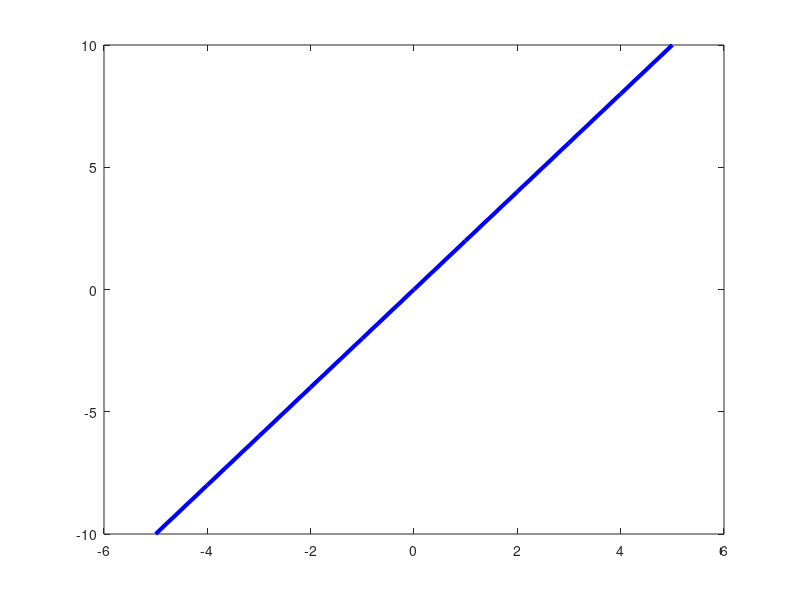

MATLAB code to generate this figure:
clear;
clf;
x = [-5, -4, -3, -2, -1, 0, 1, 2, 3, 4, 5];
y = [-10, -8, -6, -4, -2, 0, 2, 4, 6, 8, 10];
plot(x, y, 'b-', 'linewidth', 3)
